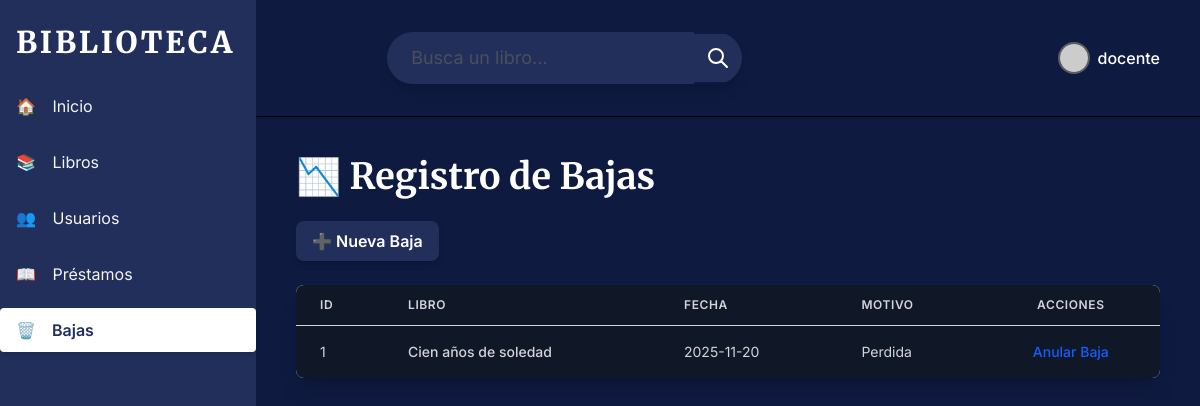
The app's page /index.php?view=bajas (signed in) with its own data.
### tables this page shows
CREATE TABLE `baja` (
  `id_baja` int(11) NOT NULL,
  `id_libro` int(11) NOT NULL,
  `motivo` text NOT NULL,
  `fecha_baja` date NOT NULL,
  `acta_generada` int(11) DEFAULT NULL
);

CREATE TABLE `libro` (
  `id_libro` int(11) NOT NULL,
  `titulo` varchar(200) NOT NULL,
  `id_editorial` int(11) NOT NULL,
  `ano_publicacion` smallint(4) NOT NULL,
  `edicion` varchar(50) NOT NULL,
  `ISBN` varchar(20) NOT NULL,
  `codigo_clasificacion` varchar(11) DEFAULT NULL,
  `id_area_tematica` int(11) NOT NULL,
  `numero_inventario` int(11) NOT NULL,
  `estado` enum('disponible','dañado','baja','prestado') NOT NULL,
  `observaciones` text DEFAULT NULL
);

### bajas/index.php (the view, shortened to what this page needs)
<?php
include './includes/conexion.php';
if ($_SERVER['REQUEST_METHOD'] === 'POST'){
    if (isset($_POST['buscador']) && !empty(trim($_POST['buscador']))) {
        $buscador = $_POST['buscador'] . "%";
    }else {
        $buscador = "%";
    }
}else {
    $buscador = "%";
}
?>
<div class="p-6">
    <h1 class="text-4xl font-serif font-bold text-white mb-6">📉 Registro de Bajas</h1>
    <a href="index.php?view=bajas-crear" class="bg-principal text-white font-semibold py-2 px-4 rounded-lg hover:bg-principal/90 transition duration-150 shadow-md inline-block mb-6">
        ➕ Nueva Baja
    </a>
    <div class="bg-white shadow-xl rounded-lg overflow-hidden">
        <div class="overflow-x-auto">
            <table class="min-w-full divide-y divide-gray-200">
                <thead class="bg-gray-900 border-b border-gray-300">
                    <tr>
                        <th class="px-6 py-3 text-left text-xs font-semibold uppercase tracking-wider text-zinc-300">ID</th>
                        <th class="px-6 py-3 text-left text-xs font-semibold uppercase tracking-wider text-zinc-300">Libro</th>
                        <th class="px-6 py-3 text-left text-xs font-semibold uppercase tracking-wider text-zinc-300">Fecha</th>
                        <th class="px-6 py-3 text-left text-xs font-semibold uppercase tracking-wider text-zinc-300">Motivo</th>
                        <th class="px-6 py-3 text-center text-xs font-semibold uppercase tracking-wider text-zinc-300">Acciones</th>
                    </tr>
                </thead>
                <tbody class="bg-gray-900 divide-y divide-gray-200">
                    <?php
                    $sql = "SELECT b.*, l.titulo
                            FROM baja b
                            JOIN libro l ON b.id_libro = l.id_libro
                            WHERE l.titulo LIKE '$buscador'";
                    $res = $conn->query($sql);
                    while($row = $res->fetch_assoc()) {
                        echo "<tr class='hover:bg-gray-800 transition duration-150'>";
                        echo "<td class='px-6 py-4 whitespace-nowrap text-sm text-zinc-300'>{$row['id_baja']}</td>";
                        echo "<td class='px-6 py-4 whitespace-nowrap text-sm font-medium text-zinc-300'>{$row['titulo']}</td>";
                        echo "<td class='px-6 py-4 whitespace-nowrap text-sm text-zinc-300'>{$row['fecha_baja']}</td>";
                        echo "<td class='px-6 py-4 whitespace-nowrap text-sm text-zinc-300'>" . ucfirst($row['motivo']) . "</td>";
                        echo "<td class='px-6 py-4 whitespace-nowrap text-center text-sm font-medium'>";
                        echo "<a href='bajas/eliminar.php?id={$row['id_baja']}' class='text-blue-600 hover:text-blue-800 transition duration-150 hover:underline' onclick=\"return confirm('¿Anular la baja del libro {$row['titulo']} y ponerlo disponible de nuevo?')\">Anular Baja</a>";
                        echo "</td>";
                        echo "</tr>";
                    }
                    ?>
                </tbody>
            </table>
        </div>
    </div>
</div>

### public/css/style.css (style rules this page uses)
:root { --color-ravenclaw-azul: #222f5b; --color-ravenclaw-bronce: #d49e4d; --color-ravenclaw-fondo-claro: #F0F8FF; --color-fondo-base: #0e1a40; --color-gris-texto: #5d5d5d; --font-serif: 'Merriweather', serif; --font-sans: 'Inter', sans-serif; }
body { font-family: var(--font-sans); color: var(--color-gris-texto); background-color: var(--color-fondo-base); }
.bg-principal { background-color: var(--color-ravenclaw-azul); }

### records on screen
baja: id_baja "1", id_libro.titulo "Cien años de soledad", fecha_baja "2025-11-20", motivo "Perdida"

### other values on screen
$item['icono'] "🏠"
$item['nombre'] "Inicio"
$item['icono'] "📚"
$item['nombre'] "Libros"
$item['icono'] "👥"
$item['nombre'] "Usuarios"
$item['icono'] "📖"
$item['nombre'] "Préstamos"
$item['icono'] "🗑️"
$item['nombre'] "Bajas"
$usuario_logueado "docente"
